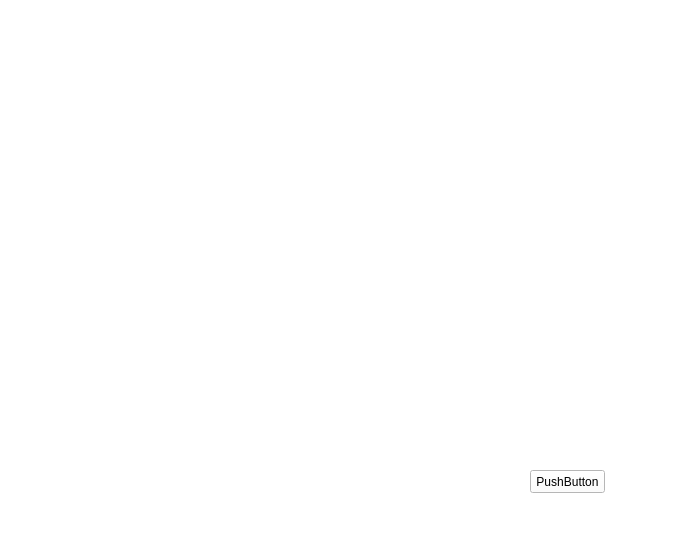
<?xml version="1.0" encoding="UTF-8"?>
<ui version="4.0">
 <class>Form</class>
 <widget class="QWidget" name="Form">
  <property name="geometry">
   <rect>
    <x>0</x>
    <y>0</y>
    <width>690</width>
    <height>534</height>
   </rect>
  </property>
  <property name="windowTitle">
   <string>Form</string>
  </property>
  <property name="styleSheet">
   <string notr="true">background-color: rgb(255, 255, 255);</string>
  </property>
  <widget class="QWidget" name="widget2" native="true">
   <property name="geometry">
    <rect>
     <x>69</x>
     <y>119</y>
     <width>561</width>
     <height>301</height>
    </rect>
   </property>
  </widget>
  <widget class="QPushButton" name="pushButton">
   <property name="geometry">
    <rect>
     <x>530</x>
     <y>470</y>
     <width>75</width>
     <height>23</height>
    </rect>
   </property>
   <property name="text">
    <string>PushButton</string>
   </property>
  </widget>
 </widget>
 <resources/>
 <connections/>
</ui>
